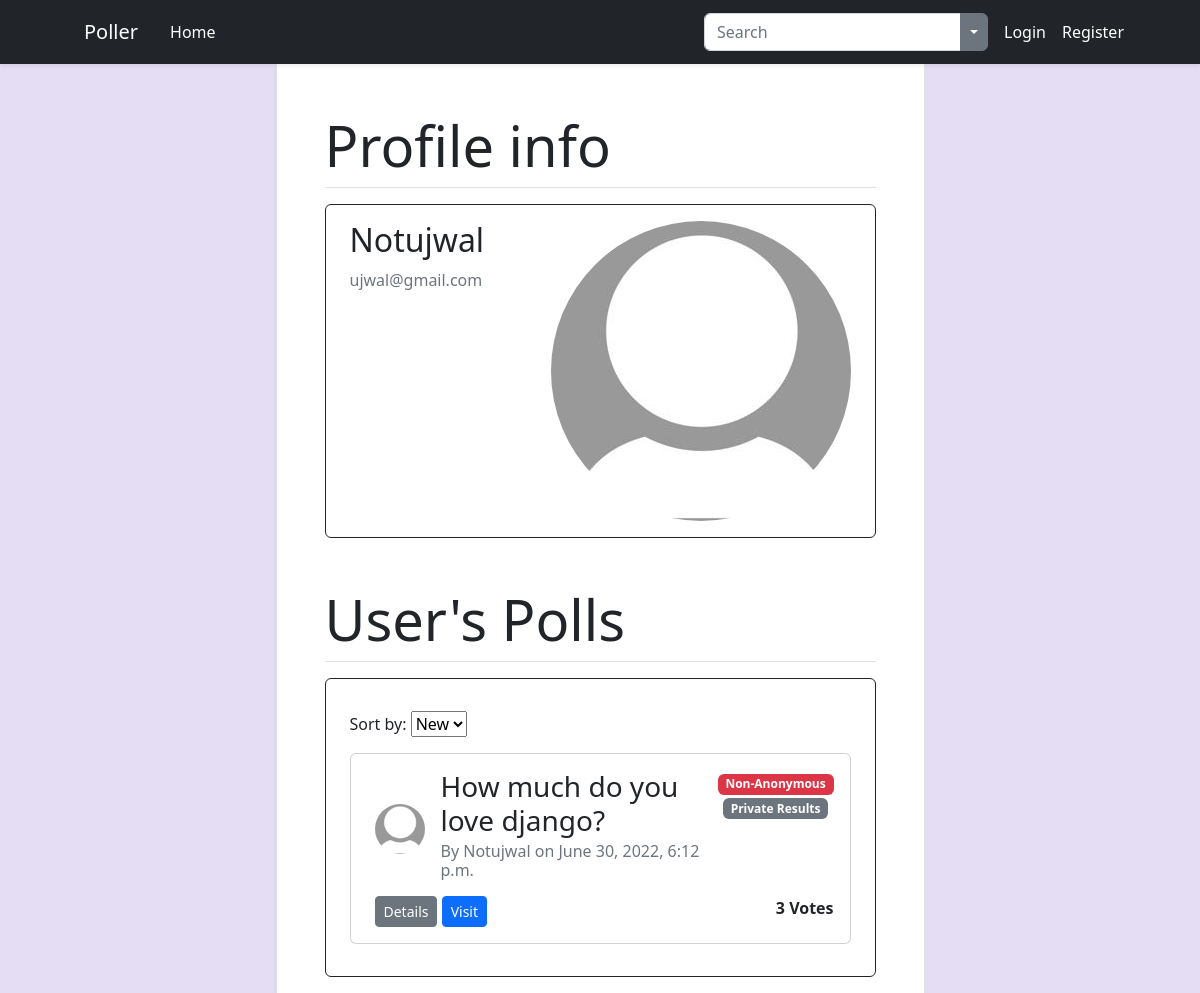
The app's page /profile/17 with its own data.
### users/models.py (models this page shows, shortened)
class Profile(models.Model):
    user = models.OneToOneField(User,on_delete=models.CASCADE)
    image = models.ImageField(default='default_pfp.jpeg', upload_to='profile_pics')

### polls/models.py (models this page shows, shortened)
class Poll(models.Model):
    title = models.CharField(max_length=100)
    description = models.TextField(blank=True)
    date_posted = models.DateTimeField(default=timezone.now)
    author = models.ForeignKey(User, on_delete=models.CASCADE)
    users_voted = models.ManyToManyField(User,related_name='usersvoted',default=returnNone)
    total_votes = models.IntegerField(default=0)
    no_of_options_to_be_selected = models.PositiveIntegerField(default=1)
    anonymous_poll = models.BooleanField(default=True)
    public_results = models.BooleanField(default=True)

### users/views.py (the view)
# urls.py: path('profile/<int:user_id>',user_views.profile,name='profile'),
def profile(request,user_id):
    requested_user = get_object_or_404(User,id=user_id)
    sortform = SortForm(request.GET or None)
    sort_option = request.GET.get('sort_by')
    qs = None
    if sort_option == 'new' or sort_option == None:
        qs = requested_user.poll_set.order_by('-date_posted')
    if sort_option == 'old':
        qs = requested_user.poll_set.order_by('date_posted')
    elif sort_option == 'top':
        qs = requested_user.poll_set.order_by('-total_votes')
    if request.user == requested_user and request.user.is_authenticated:
        if request.method == 'POST':
            uform = UserUpdateForm(request.POST,instance=request.user)
            pform = ProfileUpdateForm(request.POST,request.FILES,instance=request.user.profile)
            if uform.is_valid() and pform.is_valid():
                uform.save()
                pform.save()
                messages.success(request,f'Account updates successfully!')
                return redirect('profile',user_id = request.user.id)
        else:
            uform = UserUpdateForm(instance=request.user)
            pform = ProfileUpdateForm(instance=request.user)
        context = {
            'u_form':uform,
            'p_form':pform,
            'user':requested_user,
            'allow_edit':True,
            'polls':qs,
            'sortform':sortform,
        }
    else:
        context = {'user':requested_user,'allow_edit':False,'polls':qs,'sortform':sortform,}
    return render(request,'users/profile.html',context)

### polls/forms.py
class SortForm(forms.Form):
    choices_tuple = [
        ('new','New'),
        ('old','Old'),
        ('top','Top'),
    ]
    sort_by = forms.ChoiceField(widget=forms.Select,choices=choices_tuple)

### users/templates/users/profile.html (shortened to what this page needs)
{% extends "polls/base.html" %}
{% load crispy_forms_tags %}
{% block content %}
<h1 class="display-4 mt-5 pb-2 border-bottom">Profile info</h1>
<div class="mt-3 border border-dark rounded">
    <div class="d-flex align-items-start px-4 py-3">
        <div>
            <h2 class="">{{ user.username }}</h2>
            <p class="text-secondary">{{ user.email }}</p>
        </div>
        <div class="ms-auto">
            <img class="pfp" src="{{ user.profile.image.url }}">
        </div>
    </div>
</div>
<h1 class="display-4 mt-5 pb-2 border-bottom">User's Polls</h1>
<div class="my-3 border border-dark rounded px-4 py-3 mt-3">
    <form method="get" id="sort-form" class="mt-3">
        {% for field in sortform %}
            {{ field.label_tag }} {{ field }}
        {% endfor %}
    </form>
    {% if polls %}
        {% for poll in polls %}
        <div class="card my-3">
            <div class="card-body ps-4">
                <div class="d-flex">
                    <div class="d-flex align-items-center justify-content-center">
                        <img src="{{ poll.author.profile.image.url }}" align="middle" class="rounded-circle pfp-sm">
                    </div>
                    <div class="ms-3 flex-grow-1">
                        <h3 class="card-title">{{ poll.title }}</a></h3>
                        <h6 class="card-subtitle mb-2 text-muted">By {{ poll.author }} on {{ poll.date_posted }}</h6>
                    </div>
                    <div class="">
                        <div class="d-flex flex-column align-items-center">
                            <div class="flex-grow-1">
                                {% if poll.anonymous_poll %}
                                <span class="badge text-bg-success">Anonymous</span>
                                {% else %}
                                <span class="badge text-bg-danger">Non-Anonymous</span>
                                {% endif %}
                            </div>
                            <div class="flex-grow-1">
                                {% if poll.public_results %}
                                <span class="badge text-bg-primary">Public Results</span>
                                {% else %}
                                <span class="badge text-bg-secondary">Private Results</span>
                                {% endif %}
                            </div>
                        </div>
                    </div>
                </div>
                <div class="d-flex mt-2">
                    <div class="flex-grow-1">
                        <button class="btn btn-sm btn-secondary" type="button" data-bs-toggle="collapse"
                            data-bs-target="#details-{{ poll.id }}" aria-expanded="false"
                            aria-controls="details-{{ poll.id }}">Details</button>
                        <a class="btn btn-sm btn-primary" href="{% url 'polls:detail' poll.id %}">Visit</a>
                    </div>
                    <div class="ps-3">
                        {% if poll.votes == 1 %}
                        <span class="fw-semibold">1 Vote</span>
                        {% else %}
                        <span class="fw-semibold ms-2">{{ poll.total_votes }} Votes</span>
                        {% endif %}
                    </div>
                </div>
            </div>
        </div>
        {% endfor %}
    {% else %}
        <h6 class="text-center fw-semibold">This user has no Polls.</h6>
    {% endif %}
</div>
{% endblock content %}

### polls/static/polls/styles.css (style rules this page uses)
html,body { height: 100%; margin: 0; }
.pfp-sm { width: 50px; height: 50px; }
.pfp { border-radius: 50%; }

### records on screen
Poll: author.profile.image (placeholder picture), title "How much do you love django?", author "Notujwal", date_posted "June 30, 2022, 6:12 p.m.", anonymous_poll "Non-Anonymous", public_results "Private Results", total_votes "3"

### other values on screen
{{ user.username }} "Notujwal"
{{ user.email }} "ujwal@gmail.com"
{{ field.label_tag }} "Sort by:"
